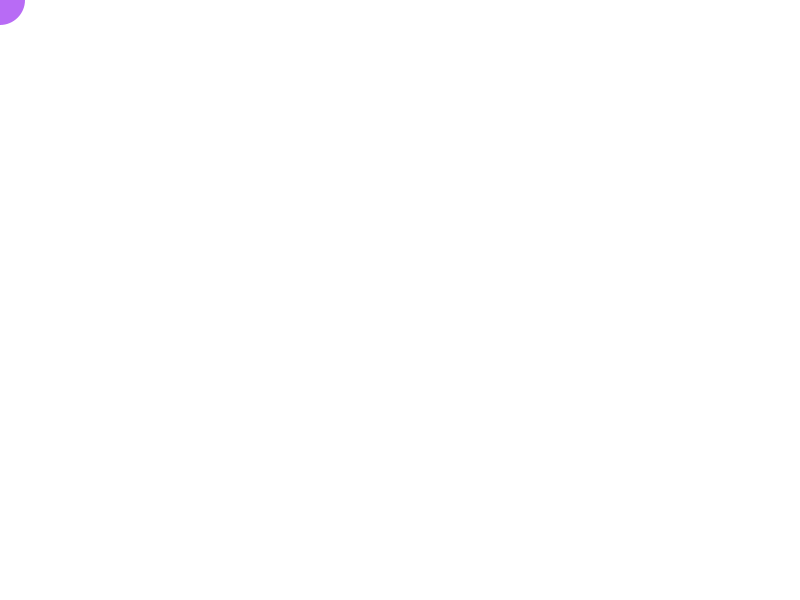
Frame 1 (no input)
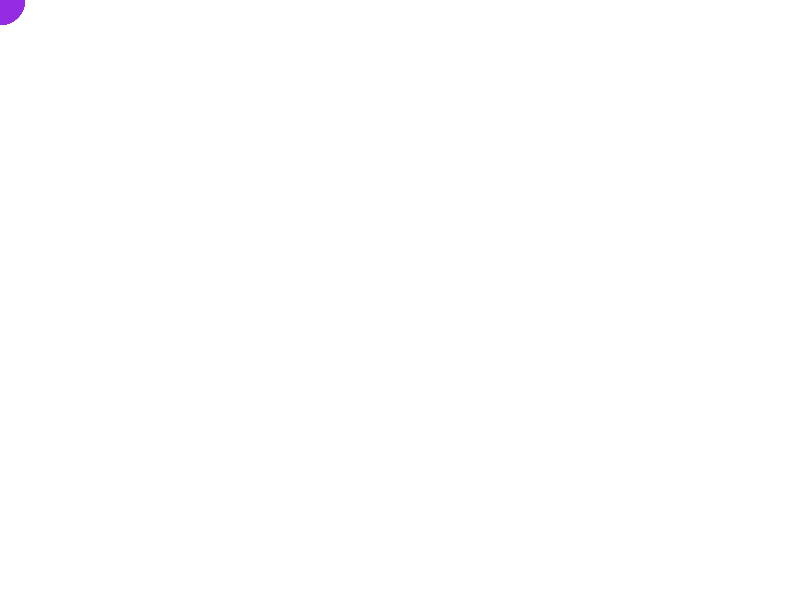
Frame 60 (the mouse pressed at the canvas centre just before this capture)
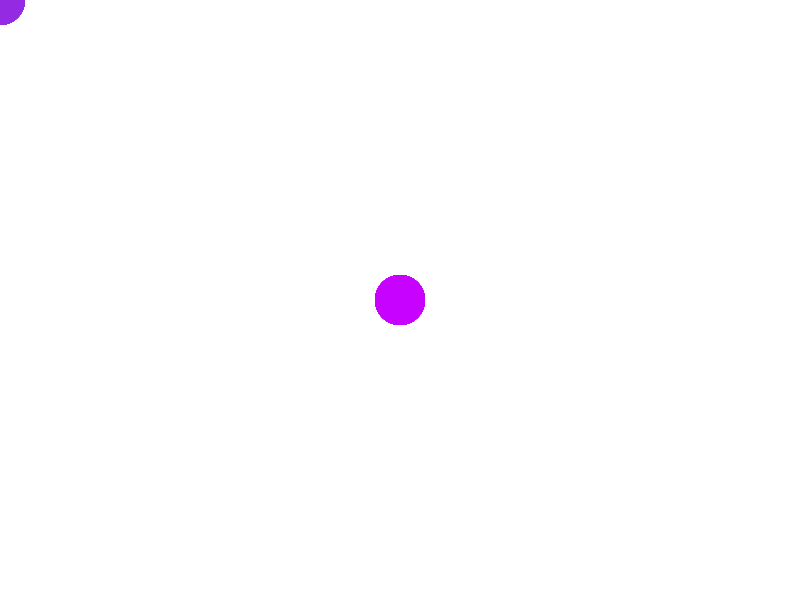
Frame 120 (the mouse held since frame 60 and released just before this capture)

The Processing sketch that drew these frames (run headless with seeded random() and noise(); from frame 60 on, the mouse is pressed at the canvas centre):

// Processing sketch: processing_173134
// ── processing_173134.pde

float a = random (0, 255);
float b = random (0, 255);
float c = random (0, 255);

void setup () {
  noCursor();
  noStroke();
  size (800, 600);
  background(#FFFFFF);
}

void draw() {
  //background(#FFFFFF);
  fill (a, b, c, 200);
  ellipse (mouseX, mouseY, 50, 50);
  
  if (random(0,20)>10)
  {a+=5;} else {a-=5;}
  
  if (random(0,20)>10)
  {b+=5;} else {b-=5;}
  
  if (random(0,20)>10)
  {c+=5;} else {c-=5;}

  if (a<=0&&b<=0&&c<=0||a>=255&&b>=255&&c>=255) {
    a = random (0, 255);
    b = random (0, 255);
    c = random (0, 255);
  }
}
